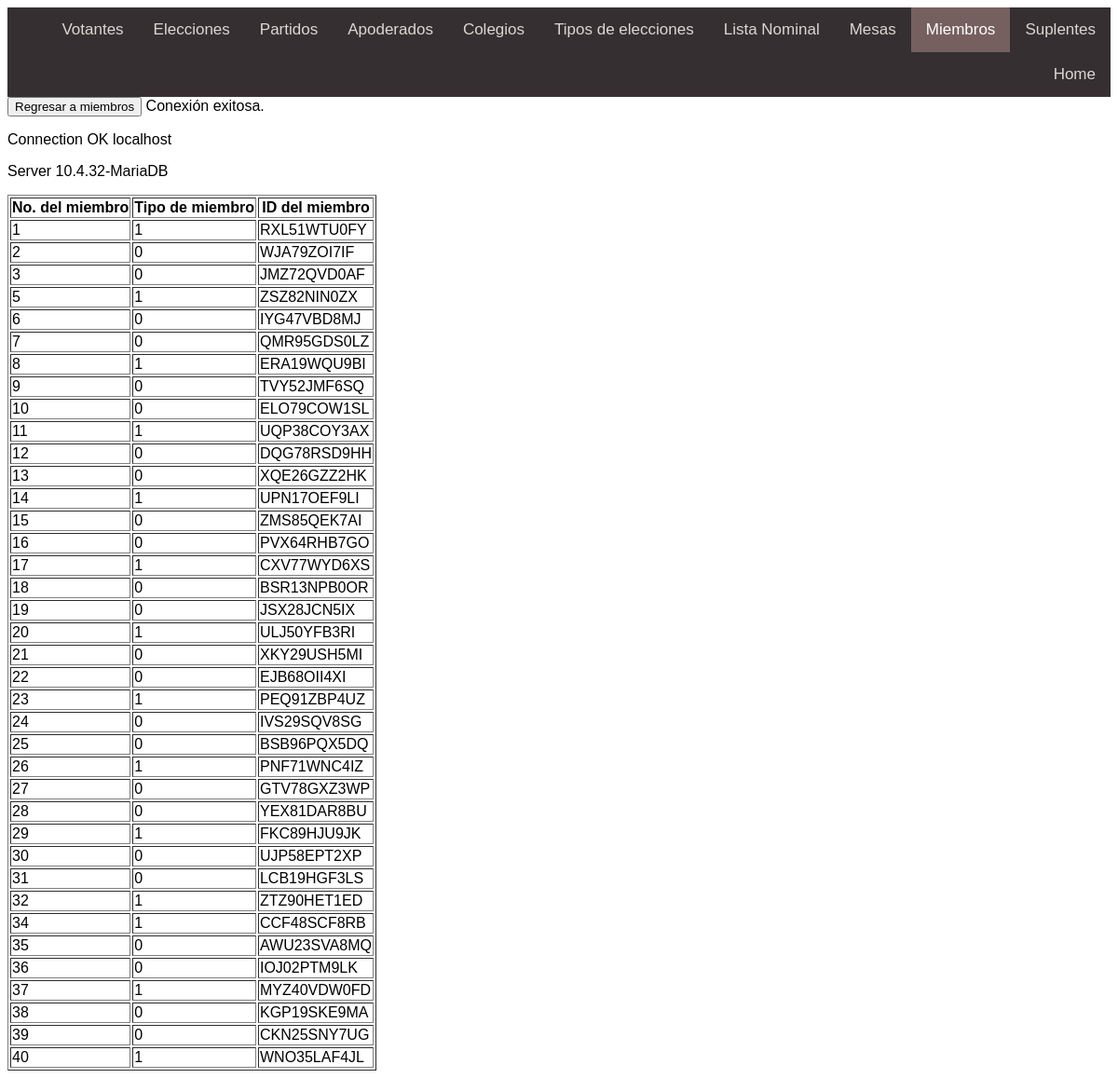
/frontend/VerMiembros.php, run on the app's committed database.
### tables this page shows
CREATE TABLE
IF NOT EXISTS `miembro`
(
  `idMiembro` INT
(11) NOT NULL,
  `tipoMiembro` TINYINT
(1) NULL DEFAULT NULL COMMENT '0 - Presidente\\n1 - Vocal\\n2 - Suplente',
  `Votante_idVotante` VARCHAR
(30) NOT NULL,
  PRIMARY KEY
(`idMiembro`),
  INDEX `fk_Miembro_Votante1_idx`
(`Votante_idVotante` ASC) VISIBLE,
  CONSTRAINT `fk_miembro_Votante1`
    FOREIGN KEY
(`Votante_idVotante`)
    REFERENCES `votante`
(`idVotante`));

### frontend/VerMiembros.php (the view, shortened to what this page needs)
<!DOCTYPE html>
<html lang="en" dir="ltr" style="font-family:Arial">
    <link rel="stylesheet" href="style.css">
    <head>
    </head>
    <header>
        <div class="topnav">
            <a href = "Suplente.php">Suplentes</a>
            <a class = "active" href = "Miembros.php">Miembros</a>
            <a href = "Mesas.php">Mesas</a>
            <a href = "ListaNominal.php">Lista Nominal</a>
            <a href = "TiposdeEleccion.php">Tipos de elecciones</a>
            <a href = "Colegio.php">Colegios</a>
            <a href = "Apoderado.php">Apoderados</a>
            <a href = "Partidos.php">Partidos</a>
            <a href = "Elecciones.php">Elecciones</a>
            <a href = "Votantes.php">Votantes</a>
            <a href="home.php">Home</a>
        </div>
    </header>
    <body>
    <button onclick="window.location.href = 'Miembros.php';">Regresar a miembros</button>
    <?php
        $enlace = mysqli_connect("127.0.0.1", "adminphp", "Oreo.1989", "elecciones");
        if ($enlace)
            echo "Conexión exitosa. <br>";
        else
            die("Conexión fallida.");
        $sql = "SELECT idMiembro, tipoMiembro, Votante_idVotante FROM miembro";
        $result = $enlace->query($sql);
        echo "<table border='1'>
        <tr>
        <th>No. del miembro</th>
        <th>Tipo de miembro</th>
        <th>ID del miembro</th>
        </tr>";
        if ($result->num_rows > 0) {
        while($row = $result->fetch_assoc()) {
            echo "<tr>";
            echo "<td>" . $row['idMiembro'] . "</td>";
            echo "<td>" . $row['tipoMiembro'] . "</td>";
            echo "<td>" . $row['Votante_idVotante'] . "</td>";
            echo "</tr>";
        }
        } else {
            echo "0 results";
        }
        echo '<p>Connection OK '. $enlace->host_info.'</p>';
        echo '<p>Server '.$enlace->server_info.'</p>';
    ?>
    </body>
</html>

### frontend/style.css (style rules this page uses)
.topnav { background-color: #362f32; overflow: hidden; }
.topnav a { float: right; color: black; /CAMBIA EL COLOR DE LETRA/ text-align: center; padding: 14px 16px; text-decoration: none; font-size: 17px; color: rgb(219, 216, 210); }
.topnav a.active { background-color: rgb(117, 96, 95); color: white; }

### data on the page
miembro: idMiembro "1", tipoMiembro "1", Votante_idVotante "RXL51WTU0FY"
miembro: idMiembro "2", tipoMiembro "0", Votante_idVotante "WJA79ZOI7IF"
miembro: idMiembro "3", tipoMiembro "0", Votante_idVotante "JMZ72QVD0AF"
miembro: idMiembro "5", tipoMiembro "1", Votante_idVotante "ZSZ82NIN0ZX"
miembro: idMiembro "6", tipoMiembro "0", Votante_idVotante "IYG47VBD8MJ"
miembro: idMiembro "7", tipoMiembro "0", Votante_idVotante "QMR95GDS0LZ"
miembro: idMiembro "8", tipoMiembro "1", Votante_idVotante "ERA19WQU9BI"
miembro: idMiembro "9", tipoMiembro "0", Votante_idVotante "TVY52JMF6SQ"
miembro: idMiembro "10", tipoMiembro "0", Votante_idVotante "ELO79COW1SL"
miembro: idMiembro "11", tipoMiembro "1", Votante_idVotante "UQP38COY3AX"
miembro: idMiembro "12", tipoMiembro "0", Votante_idVotante "DQG78RSD9HH"
miembro: idMiembro "13", tipoMiembro "0", Votante_idVotante "XQE26GZZ2HK"
miembro: idMiembro "14", tipoMiembro "1", Votante_idVotante "UPN17OEF9LI"
miembro: idMiembro "15", tipoMiembro "0", Votante_idVotante "ZMS85QEK7AI"
miembro: idMiembro "16", tipoMiembro "0", Votante_idVotante "PVX64RHB7GO"
miembro: idMiembro "17", tipoMiembro "1", Votante_idVotante "CXV77WYD6XS"
miembro: idMiembro "18", tipoMiembro "0", Votante_idVotante "BSR13NPB0OR"
miembro: idMiembro "19", tipoMiembro "0", Votante_idVotante "JSX28JCN5IX"
miembro: idMiembro "20", tipoMiembro "1", Votante_idVotante "ULJ50YFB3RI"
miembro: idMiembro "21", tipoMiembro "0", Votante_idVotante "XKY29USH5MI"
miembro: idMiembro "22", tipoMiembro "0", Votante_idVotante "EJB68OII4XI"
miembro: idMiembro "23", tipoMiembro "1", Votante_idVotante "PEQ91ZBP4UZ"
miembro: idMiembro "24", tipoMiembro "0", Votante_idVotante "IVS29SQV8SG"
miembro: idMiembro "25", tipoMiembro "0", Votante_idVotante "BSB96PQX5DQ"
miembro: idMiembro "26", tipoMiembro "1", Votante_idVotante "PNF71WNC4IZ"
miembro: idMiembro "27", tipoMiembro "0", Votante_idVotante "GTV78GXZ3WP"
miembro: idMiembro "28", tipoMiembro "0", Votante_idVotante "YEX81DAR8BU"
miembro: idMiembro "29", tipoMiembro "1", Votante_idVotante "FKC89HJU9JK"
miembro: idMiembro "30", tipoMiembro "0", Votante_idVotante "UJP58EPT2XP"
miembro: idMiembro "31", tipoMiembro "0", Votante_idVotante "LCB19HGF3LS"
miembro: idMiembro "32", tipoMiembro "1", Votante_idVotante "ZTZ90HET1ED"
miembro: idMiembro "34", tipoMiembro "1", Votante_idVotante "CCF48SCF8RB"
miembro: idMiembro "35", tipoMiembro "0", Votante_idVotante "AWU23SVA8MQ"
miembro: idMiembro "36", tipoMiembro "0", Votante_idVotante "IOJ02PTM9LK"
miembro: idMiembro "37", tipoMiembro "1", Votante_idVotante "MYZ40VDW0FD"
miembro: idMiembro "38", tipoMiembro "0", Votante_idVotante "KGP19SKE9MA"
miembro: idMiembro "39", tipoMiembro "0", Votante_idVotante "CKN25SNY7UG"
miembro: idMiembro "40", tipoMiembro "1", Votante_idVotante "WNO35LAF4JL"

### other printed values
$enlace->host_info "localhost"
$enlace->server_info "10.4.32-MariaDB"
